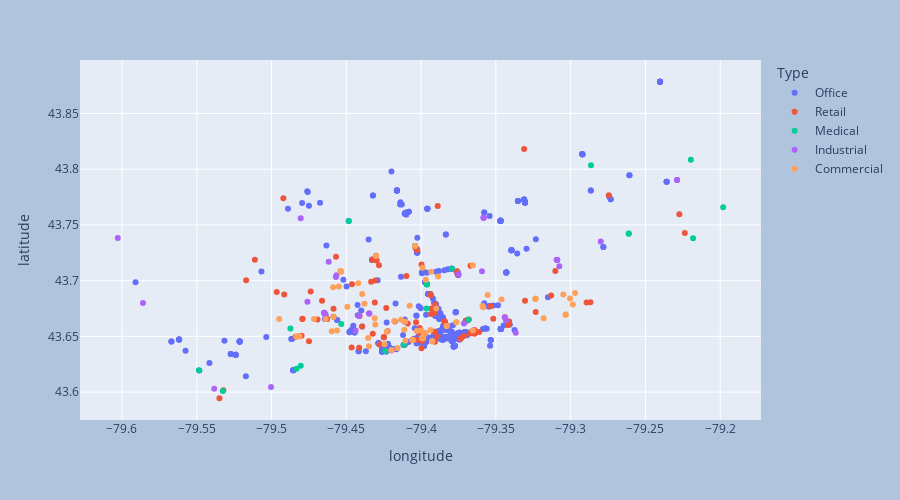

Notebook code for this chart:
### Markdown cell above
We can see that the distributions for each type of space are centred near the same area. This indicates that the rent prices are consistent across the different types of spaces. That is, regardless of what type of space you are going to rent, the rent per squarefoot is similar to other types of spaces.
<br><br>
One interesting thing that we see from this plot is that for the 'Office' type, the distribution looks bimodal. In this context, it means that there are certain office spaces that charge more for rent compared to other types. Let's look at a scatterplot of the geographical coordinates of the spaces. The goal is to try to find where these more expensive office spaces are located. Below is the scatterplot coloured by the type of space. You can use your mouse to move the plot around and zoom in/out of areas.

### Code cell
fig = px.scatter(retail_gdf, x='longitude', y='latitude', color='Type', hover_data=['Rent/mo/sf'])

fig.update_layout(
    autosize=False,
    width=900,
    height=500,
    paper_bgcolor="LightSteelBlue",
)

fig.show()

### Figure 1 — Plotly figure (JSON) as saved in the notebook; plotly's stock layout.template omitted (floating-point values rounded to 4 significant figures; data arrays with more than 128 entries replaced by an {"elided": "..."} marker saying what was removed)
{"data": [{"customdata": {"elided": "509x1 float values"}, "hovertemplate": "Type=Office<br>longitude=%{x}<br>latitude=%{y}<br>Rent/mo/sf=%{customdata[0]}<extra></extra>", "legendgroup": "Office", "marker": {"color": "#636efa", "symbol": "circle"}, "mode": "markers", "name": "Office", "orientation": "v", "showlegend": true, "type": "scatter", "x": {"elided": "509 float values"}, "xaxis": "x", "y": {"elided": "509 float values"}, "yaxis": "y"}, {"customdata": [[2.26], [2.416], [0.9101], [7.333], [5.25], [2.32], [2.583], [2.825], [2.75], [3.598], [1.917], [4.416], [3.037], [3.229], [3.167], [10.6], [10.6], [2.091], [5], [3.876], [11.08], [3.75], [4.583], [10.6], [0.8333], [4.403], [3.5], [4.211], [2.5], [4.083], [0.915], [2.667], [2.499], [3.75], [2.083], [4.167], [5], [4.333], [2.374], [11.25], [2.537], [3.75], [2.915], [2.917], [3.333], [3.75], [4.165], [2.778], [6], [0.9915], [3.178], [4.583], [2.416], [4.583], [1.669], [3.5], [2.083], [1.408], [1.8], [5.714], [1.867], [4.333], [2.36], [2.25], [2], [5.401], [0.8333], [4.875], [4.2], [1.425], [2.491], [8.571], [4.553], [4.048], [5.355], [1.731], [3.07], [3.137], [2.252], [5.75], [2.499], [1.167], [4.545], [5.867], [2.583], [3.038], [4.541], [2.277], [2.3], [2.698], [4.95], [3.458], [4.833], [2.103], [4.11], [4], [2.538], [3.564], [1.292], [5], [2.231], [4.118], [3.333], [3.636], [4.769], [3], [1.167], [2.5]], "hovertemplate": "Type=Retail<br>longitude=%{x}<br>latitude=%{y}<br>Rent/mo/sf=%{customdata[0]}<extra></extra>", "legendgroup": "Retail", "marker": {"color": "#EF553B", "symbol": "circle"}, "mode": "markers", "name": "Retail", "orientation": "v", "showlegend": true, "type": "scatter", "x": [-79.34, -79.34, -79.42, -79.39, -79.37, -79.39, -79.34, -79.47, -79.47, -79.53, -79.52, -79.29, -79.44, -79.49, -79.46, -79.39, -79.39, -79.48, -79.46, -79.22, -79.39, -79.41, -79.37, -79.39, -79.51, -79.33, -79.46, -79.4, -79.43, -79.4, -79.43, -79.43, -79.39, -79.39, -79.38, -79.4, -79.4, -79.39, -79.23, -79.41, -79.43, -79.43, -79.53, -79.37, -79.39, -79.43, -79.37, -79.48, -79.4, -79.27, -79.36, -79.34, -79.38, -79.37, -79.5, -79.42, -79.44, -79.38, -79.37, -79.39, -79.49, -79.35, -79.42, -79.39, -79.47, -79.38, -79.35, -79.37, -79.48, -79.47, -79.32, -79.4, -79.39, -79.4, -79.39, -79.4, -79.43, -79.36, -79.29, -79.37, -79.37, -79.37, -79.41, -79.48, -79.4, -79.4, -79.4, -79.4, -79.33, -79.45, -79.39, -79.4, -79.4, -79.42, -79.43, -79.36, -79.37, -79.38, -79.31, -79.38, -79.43, -79.45, -79.44, -79.31, -79.38, -79.42, -79.46, -79.43], "xaxis": "x", "y": [43.67, 43.66, 43.66, 43.69, 43.65, 43.68, 43.66, 43.68, 43.67, 43.6, 43.7, 43.68, 43.66, 43.77, 43.67, 43.67, 43.67, 43.67, 43.72, 43.74, 43.67, 43.65, 43.65, 43.67, 43.72, 43.82, 43.67, 43.65, 43.7, 43.64, 43.72, 43.72, 43.69, 43.67, 43.66, 43.73, 43.71, 43.77, 43.76, 43.7, 43.65, 43.64, 43.59, 43.71, 43.69, 43.64, 43.65, 43.67, 43.66, 43.78, 43.65, 43.66, 43.71, 43.65, 43.69, 43.68, 43.67, 43.66, 43.67, 43.65, 43.69, 43.68, 43.65, 43.65, 43.65, 43.66, 43.67, 43.66, 43.65, 43.69, 43.67, 43.73, 43.65, 43.65, 43.67, 43.65, 43.7, 43.65, 43.68, 43.65, 43.66, 43.65, 43.66, 43.65, 43.73, 43.65, 43.65, 43.66, 43.68, 43.7, 43.68, 43.73, 43.73, 43.65, 43.72, 43.66, 43.66, 43.66, 43.69, 43.71, 43.71, 43.64, 43.64, 43.71, 43.71, 43.65, 43.67, 43.68], "yaxis": "y"}, {"customdata": [[3.505], [2.817], [3.503], [3.505], [3.504], [2.645], [3.505], [3], [2.916], [1.341], [6.364], [3.75], [1], [2.75], [0.8538], [2.647], [6.019], [4.999], [4.479], [4.166], [0.9], [1.714], [3.75], [2]], "hovertemplate": "Type=Medical<br>longitude=%{x}<br>latitude=%{y}<br>Rent/mo/sf=%{customdata[0]}<extra></extra>", "legendgroup": "Medical", "marker": {"color": "#00cc96", "symbol": "circle"}, "mode": "markers", "name": "Medical", "orientation": "v", "showlegend": true, "type": "scatter", "x": [-79.4, -79.22, -79.4, -79.4, -79.4, -79.55, -79.4, -79.45, -79.37, -79.29, -79.42, -79.26, -79.53, -79.38, -79.26, -79.41, -79.4, -79.49, -79.45, -79.48, -79.22, -79.4, -79.48, -79.2], "xaxis": "x", "y": [43.7, 43.81, 43.7, 43.7, 43.7, 43.62, 43.7, 43.66, 43.66, 43.8, 43.64, 43.74, 43.6, 43.71, 43.74, 43.64, 43.67, 43.66, 43.75, 43.62, 43.74, 43.73, 43.62, 43.77], "yaxis": "y"}, {"customdata": [[1.5], [1.5], [2.5], [1.583], [1.75], [2.583], [1.625], [2.421], [1.167], [2.6], [1.833], [2.26], [4.745], [0.35], [0.6429], [6.077], [1.375], [1.375], [1.375], [1.772], [1.772], [0.625], [1.208], [2.523], [2.083], [1.772], [0.7079], [1.225], [2.651], [2.889], [2.536], [1.667], [4.333], [1.833]], "hovertemplate": "Type=Industrial<br>longitude=%{x}<br>latitude=%{y}<br>Rent/mo/sf=%{customdata[0]}<extra></extra>", "legendgroup": "Industrial", "marker": {"color": "#ab63fa", "symbol": "circle"}, "mode": "markers", "name": "Industrial", "orientation": "v", "showlegend": true, "type": "scatter", "x": [-79.31, -79.31, -79.34, -79.31, -79.46, -79.34, -79.46, -79.46, -79.54, -79.44, -79.5, -79.34, -79.37, -79.48, -79.46, -79.37, -79.23, -79.23, -79.23, -79.36, -79.36, -79.28, -79.46, -79.43, -79.31, -79.36, -79.59, -79.6, -79.43, -79.36, -79.48, -79.46, -79.42, -79.44], "xaxis": "x", "y": [43.72, 43.72, 43.65, 43.72, 43.67, 43.66, 43.67, 43.67, 43.6, 43.67, 43.6, 43.67, 43.71, 43.76, 43.7, 43.66, 43.79, 43.79, 43.79, 43.76, 43.76, 43.74, 43.72, 43.67, 43.71, 43.76, 43.68, 43.74, 43.67, 43.71, 43.68, 43.7, 43.64, 43.66], "yaxis": "y"}, {"customdata": [[4.754], [3.162], [4.545], [7.273], [5.417], [7.273], [2.649], [3.116], [2.792], [2.104], [2.903], [2.542], [3.721], [2.678], [6.041], [6.395], [2.695], [4.919], [2.965], [2.296], [2.087], [6.395], [3.905], [3.639], [6.887], [4.172], [1.942], [4.081], [3.214], [2.678], [2.686], [3.444], [11.96], [1.08], [5.49], [1.731], [6.395], [4.039], [3.061], [3.441], [3.75], [3.278], [1.053], [2.583], [4.919], [2.504], [4.154], [2.087], [3.244], [1.747], [3.444], [1.876], [3.89], [5.051], [5.217], [3.348], [2.595], [1.699], [3.793], [3.28], [3.623], [3.793], [2.984], [4.039], [2.678], [3.355], [6.395], [2.207], [2.449], [3.013], [3.376], [2.514], [1.241], [4.696], [2.595], [2.495], [1.198], [2.246], [6.261]], "hovertemplate": "Type=Commercial<br>longitude=%{x}<br>latitude=%{y}<br>Rent/mo/sf=%{customdata[0]}<extra></extra>", "legendgroup": "Commercial", "marker": {"color": "#FFA15A", "symbol": "circle"}, "mode": "markers", "name": "Commercial", "orientation": "v", "showlegend": true, "type": "scatter", "x": [-79.4, -79.4, -79.41, -79.4, -79.41, -79.4, -79.36, -79.3, -79.36, -79.36, -79.42, -79.37, -79.39, -79.43, -79.4, -79.48, -79.32, -79.43, -79.46, -79.48, -79.43, -79.48, -79.42, -79.42, -79.44, -79.3, -79.3, -79.39, -79.44, -79.41, -79.46, -79.49, -79.42, -79.45, -79.41, -79.39, -79.48, -79.39, -79.3, -79.3, -79.41, -79.38, -79.45, -79.41, -79.46, -79.32, -79.44, -79.4, -79.42, -79.4, -79.38, -79.45, -79.38, -79.41, -79.4, -79.41, -79.45, -79.46, -79.4, -79.42, -79.37, -79.38, -79.35, -79.39, -79.43, -79.43, -79.48, -79.46, -79.43, -79.46, -79.44, -79.32, -79.39, -79.4, -79.47, -79.3, -79.32, -79.39, -79.46], "xaxis": "x", "y": [43.65, 43.65, 43.65, 43.65, 43.65, 43.65, 43.68, 43.68, 43.68, 43.69, 43.66, 43.71, 43.7, 43.72, 43.66, 43.65, 43.68, 43.66, 43.67, 43.65, 43.64, 43.65, 43.64, 43.64, 43.65, 43.67, 43.69, 43.68, 43.68, 43.66, 43.67, 43.67, 43.64, 43.71, 43.65, 43.65, 43.65, 43.65, 43.68, 43.67, 43.66, 43.66, 43.71, 43.68, 43.66, 43.68, 43.7, 43.73, 43.65, 43.7, 43.66, 43.71, 43.66, 43.65, 43.65, 43.66, 43.68, 43.69, 43.65, 43.64, 43.66, 43.66, 43.68, 43.65, 43.72, 43.67, 43.65, 43.69, 43.72, 43.67, 43.69, 43.68, 43.71, 43.71, 43.67, 43.69, 43.67, 43.66, 43.65], "yaxis": "y"}], "layout": {"autosize": false, "height": 500, "legend": {"title": {"text": "Type"}, "tracegroupgap": 0}, "margin": {"t": 60}, "paper_bgcolor": "LightSteelBlue", "width": 900, "xaxis": {"anchor": "y", "domain": [0, 1], "title": {"text": "longitude"}}, "yaxis": {"anchor": "x", "domain": [0, 1], "title": {"text": "latitude"}}}}
